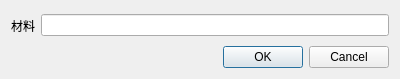
<?xml version="1.0" encoding="UTF-8"?>
<ui version="4.0">
 <class>CopyMaterial</class>
 <widget class="QDialog" name="CopyMaterial">
  <property name="geometry">
   <rect>
    <x>0</x>
    <y>0</y>
    <width>400</width>
    <height>79</height>
   </rect>
  </property>
  <property name="windowTitle">
   <string>复制材料</string>
  </property>
  <layout class="QVBoxLayout" name="verticalLayout">
   <item>
    <widget class="QFrame" name="frame">
     <property name="frameShape">
      <enum>QFrame::NoFrame</enum>
     </property>
     <property name="frameShadow">
      <enum>QFrame::Raised</enum>
     </property>
     <layout class="QHBoxLayout" name="horizontalLayout">
      <property name="leftMargin">
       <number>0</number>
      </property>
      <property name="topMargin">
       <number>0</number>
      </property>
      <property name="rightMargin">
       <number>0</number>
      </property>
      <property name="bottomMargin">
       <number>0</number>
      </property>
      <item>
       <widget class="QLabel" name="label">
        <property name="text">
         <string>材料</string>
        </property>
       </widget>
      </item>
      <item>
       <widget class="QLineEdit" name="lineEdit_materialName"/>
      </item>
     </layout>
    </widget>
   </item>
   <item>
    <widget class="QDialogButtonBox" name="buttonBox">
     <property name="orientation">
      <enum>Qt::Horizontal</enum>
     </property>
     <property name="standardButtons">
      <set>QDialogButtonBox::Cancel|QDialogButtonBox::Ok</set>
     </property>
    </widget>
   </item>
  </layout>
 </widget>
 <resources/>
 <connections/>
</ui>
